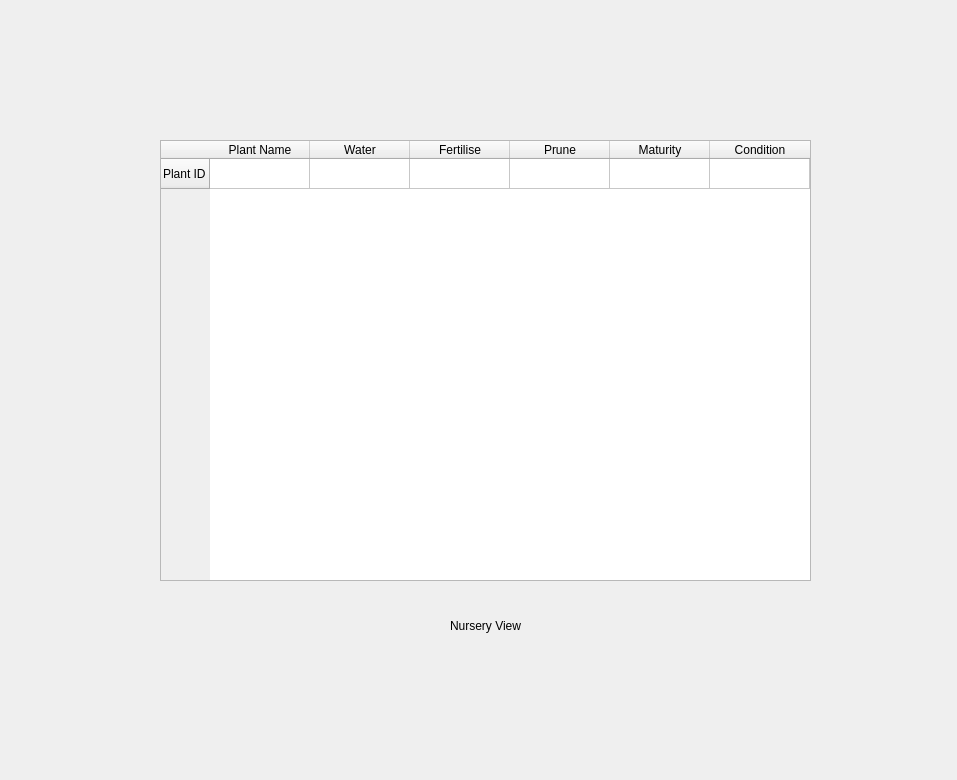
<?xml version="1.0" encoding="UTF-8"?>
<ui version="4.0">
 <class>NursaryView</class>
 <widget class="QWidget" name="NursaryView">
  <property name="geometry">
   <rect>
    <x>0</x>
    <y>0</y>
    <width>957</width>
    <height>780</height>
   </rect>
  </property>
  <property name="windowTitle">
   <string>Form</string>
  </property>
  <widget class="QTableWidget" name="tableWidgetNurseryInfo">
   <property name="geometry">
    <rect>
     <x>160</x>
     <y>140</y>
     <width>651</width>
     <height>441</height>
    </rect>
   </property>
   <property name="editTriggers">
    <set>QAbstractItemView::EditTrigger::NoEditTriggers</set>
   </property>
   <row>
    <property name="text">
     <string>Plant ID</string>
    </property>
   </row>
   <column>
    <property name="text">
     <string>Plant Name</string>
    </property>
   </column>
   <column>
    <property name="text">
     <string>Water</string>
    </property>
   </column>
   <column>
    <property name="text">
     <string>Fertilise</string>
    </property>
   </column>
   <column>
    <property name="text">
     <string>Prune</string>
    </property>
   </column>
   <column>
    <property name="text">
     <string>Maturity</string>
    </property>
   </column>
   <column>
    <property name="text">
     <string>Condition</string>
    </property>
   </column>
  </widget>
  <widget class="QLabel" name="lblNurseryTable">
   <property name="geometry">
    <rect>
     <x>450</x>
     <y>610</y>
     <width>71</width>
     <height>31</height>
    </rect>
   </property>
   <property name="text">
    <string>Nursery View</string>
   </property>
  </widget>
 </widget>
 <resources/>
 <connections/>
</ui>
